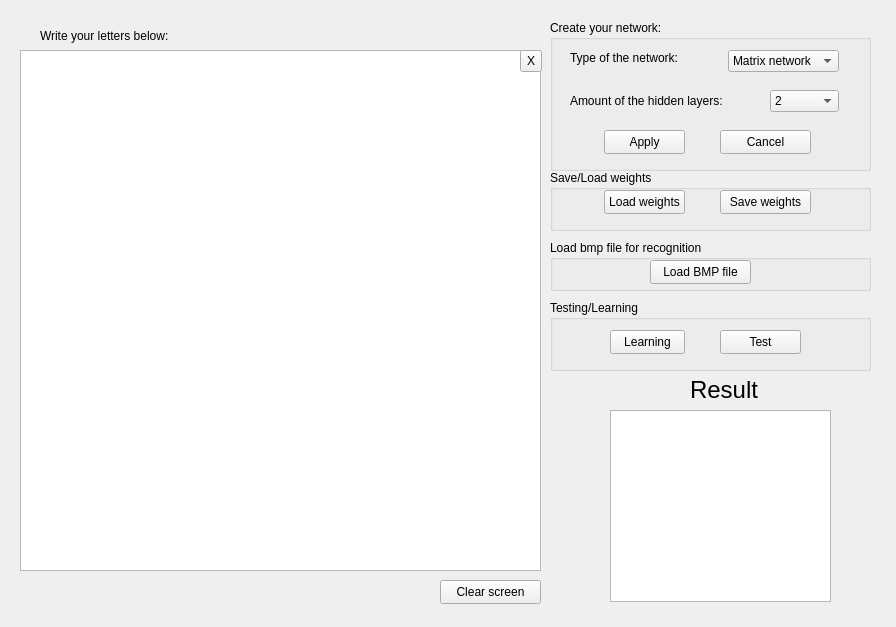
<?xml version="1.0" encoding="UTF-8"?>
<ui version="4.0">
 <class>Paint</class>
 <widget class="QWidget" name="Paint">
  <property name="geometry">
   <rect>
    <x>0</x>
    <y>0</y>
    <width>896</width>
    <height>627</height>
   </rect>
  </property>
  <property name="windowTitle">
   <string>Paint</string>
  </property>
  <widget class="QGraphicsView" name="graphicsView">
   <property name="geometry">
    <rect>
     <x>20</x>
     <y>50</y>
     <width>521</width>
     <height>521</height>
    </rect>
   </property>
  </widget>
  <widget class="QGroupBox" name="groupBox">
   <property name="geometry">
    <rect>
     <x>550</x>
     <y>20</y>
     <width>321</width>
     <height>151</height>
    </rect>
   </property>
   <property name="title">
    <string>Create your network:</string>
   </property>
   <widget class="QLabel" name="label">
    <property name="geometry">
     <rect>
      <x>20</x>
      <y>70</y>
      <width>161</width>
      <height>21</height>
     </rect>
    </property>
    <property name="text">
     <string>Amount of the hidden layers:</string>
    </property>
   </widget>
   <widget class="QComboBox" name="ComboBoxAmountLayers">
    <property name="geometry">
     <rect>
      <x>220</x>
      <y>70</y>
      <width>69</width>
      <height>22</height>
     </rect>
    </property>
    <item>
     <property name="text">
      <string>2</string>
     </property>
    </item>
    <item>
     <property name="text">
      <string>3</string>
     </property>
    </item>
    <item>
     <property name="text">
      <string>4</string>
     </property>
    </item>
    <item>
     <property name="text">
      <string>5</string>
     </property>
    </item>
   </widget>
   <widget class="QLabel" name="label_2">
    <property name="geometry">
     <rect>
      <x>20</x>
      <y>30</y>
      <width>121</width>
      <height>16</height>
     </rect>
    </property>
    <property name="text">
     <string>Type of the network:</string>
    </property>
   </widget>
   <widget class="QComboBox" name="ComboBoxTypeNetwork">
    <property name="geometry">
     <rect>
      <x>178</x>
      <y>30</y>
      <width>111</width>
      <height>22</height>
     </rect>
    </property>
    <item>
     <property name="text">
      <string>Matrix network</string>
     </property>
    </item>
    <item>
     <property name="text">
      <string>Graph network</string>
     </property>
    </item>
   </widget>
   <widget class="QPushButton" name="pushButton">
    <property name="geometry">
     <rect>
      <x>54</x>
      <y>110</y>
      <width>81</width>
      <height>24</height>
     </rect>
    </property>
    <property name="text">
     <string>Apply</string>
    </property>
   </widget>
   <widget class="QPushButton" name="pushButton_2">
    <property name="geometry">
     <rect>
      <x>170</x>
      <y>110</y>
      <width>91</width>
      <height>24</height>
     </rect>
    </property>
    <property name="text">
     <string>Cancel</string>
    </property>
   </widget>
  </widget>
  <widget class="QGroupBox" name="groupBox_2">
   <property name="geometry">
    <rect>
     <x>550</x>
     <y>170</y>
     <width>321</width>
     <height>61</height>
    </rect>
   </property>
   <property name="title">
    <string>Save/Load weights</string>
   </property>
   <widget class="QPushButton" name="pushButton_3">
    <property name="geometry">
     <rect>
      <x>54</x>
      <y>20</y>
      <width>81</width>
      <height>24</height>
     </rect>
    </property>
    <property name="text">
     <string>Load weights</string>
    </property>
   </widget>
   <widget class="QPushButton" name="pushButton_4">
    <property name="geometry">
     <rect>
      <x>170</x>
      <y>20</y>
      <width>91</width>
      <height>24</height>
     </rect>
    </property>
    <property name="text">
     <string>Save weights</string>
    </property>
   </widget>
  </widget>
  <widget class="QGroupBox" name="groupBox_3">
   <property name="geometry">
    <rect>
     <x>550</x>
     <y>240</y>
     <width>321</width>
     <height>51</height>
    </rect>
   </property>
   <property name="title">
    <string>Load bmp file for recognition</string>
   </property>
   <widget class="QPushButton" name="pushButton_5">
    <property name="geometry">
     <rect>
      <x>100</x>
      <y>20</y>
      <width>101</width>
      <height>24</height>
     </rect>
    </property>
    <property name="text">
     <string>Load BMP file</string>
    </property>
   </widget>
  </widget>
  <widget class="QGroupBox" name="groupBox_4">
   <property name="geometry">
    <rect>
     <x>550</x>
     <y>300</y>
     <width>321</width>
     <height>71</height>
    </rect>
   </property>
   <property name="title">
    <string>Testing/Learning</string>
   </property>
   <widget class="QPushButton" name="pushButton_6">
    <property name="geometry">
     <rect>
      <x>170</x>
      <y>30</y>
      <width>81</width>
      <height>24</height>
     </rect>
    </property>
    <property name="text">
     <string>Test</string>
    </property>
   </widget>
   <widget class="QPushButton" name="pushButton_7">
    <property name="geometry">
     <rect>
      <x>60</x>
      <y>30</y>
      <width>75</width>
      <height>24</height>
     </rect>
    </property>
    <property name="text">
     <string>Learning</string>
    </property>
   </widget>
  </widget>
  <widget class="QLabel" name="label_3">
   <property name="geometry">
    <rect>
     <x>40</x>
     <y>20</y>
     <width>341</width>
     <height>31</height>
    </rect>
   </property>
   <property name="text">
    <string>Write your letters below:</string>
   </property>
  </widget>
  <widget class="QTextBrowser" name="textBrowser">
   <property name="geometry">
    <rect>
     <x>610</x>
     <y>410</y>
     <width>221</width>
     <height>192</height>
    </rect>
   </property>
  </widget>
  <widget class="QLabel" name="label_4">
   <property name="geometry">
    <rect>
     <x>690</x>
     <y>380</y>
     <width>71</width>
     <height>20</height>
    </rect>
   </property>
   <property name="font">
    <font>
     <pointsize>18</pointsize>
    </font>
   </property>
   <property name="text">
    <string>Result</string>
   </property>
  </widget>
  <widget class="QPushButton" name="pushButton_8">
   <property name="geometry">
    <rect>
     <x>440</x>
     <y>580</y>
     <width>101</width>
     <height>24</height>
    </rect>
   </property>
   <property name="text">
    <string>Clear screen</string>
   </property>
  </widget>
  <widget class="QToolButton" name="toolButton">
   <property name="geometry">
    <rect>
     <x>520</x>
     <y>50</y>
     <width>22</width>
     <height>22</height>
    </rect>
   </property>
   <property name="text">
    <string>X</string>
   </property>
  </widget>
 </widget>
 <layoutdefault spacing="6" margin="11"/>
 <resources/>
 <connections/>
</ui>
